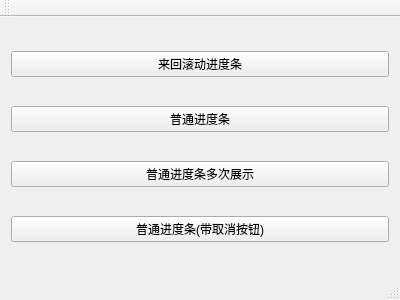
<?xml version="1.0" encoding="UTF-8"?>
<ui version="4.0">
 <class>MainWindow</class>
 <widget class="QMainWindow" name="MainWindow">
  <property name="geometry">
   <rect>
    <x>0</x>
    <y>0</y>
    <width>400</width>
    <height>300</height>
   </rect>
  </property>
  <property name="windowTitle">
   <string>MainWindow</string>
  </property>
  <widget class="QWidget" name="centralWidget">
   <layout class="QVBoxLayout" name="verticalLayout">
    <item>
     <widget class="QPushButton" name="pushButton">
      <property name="text">
       <string>来回滚动进度条</string>
      </property>
     </widget>
    </item>
    <item>
     <widget class="QPushButton" name="pushButton_2">
      <property name="text">
       <string>普通进度条</string>
      </property>
     </widget>
    </item>
    <item>
     <widget class="QPushButton" name="pushButton_3">
      <property name="text">
       <string>普通进度条多次展示</string>
      </property>
     </widget>
    </item>
    <item>
     <widget class="QPushButton" name="pushButton_4">
      <property name="text">
       <string>普通进度条(带取消按钮)</string>
      </property>
     </widget>
    </item>
   </layout>
  </widget>
  <widget class="QMenuBar" name="menuBar">
   <property name="geometry">
    <rect>
     <x>0</x>
     <y>0</y>
     <width>400</width>
     <height>26</height>
    </rect>
   </property>
  </widget>
  <widget class="QToolBar" name="mainToolBar">
   <attribute name="toolBarArea">
    <enum>TopToolBarArea</enum>
   </attribute>
   <attribute name="toolBarBreak">
    <bool>false</bool>
   </attribute>
  </widget>
  <widget class="QStatusBar" name="statusBar"/>
 </widget>
 <layoutdefault spacing="6" margin="11"/>
 <resources/>
 <connections/>
</ui>
